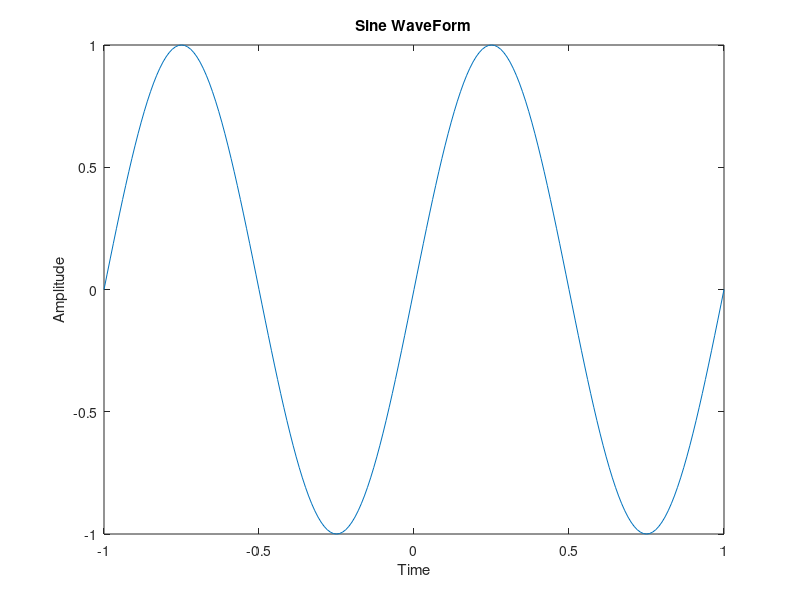

MATLAB code for this plot:
t = -1:1/100:1;
f = 1;
x = sin(2*pi*f*t);
plot(t, x);
title("Sine WaveForm");
xlabel("Time");
ylabel("Amplitude");